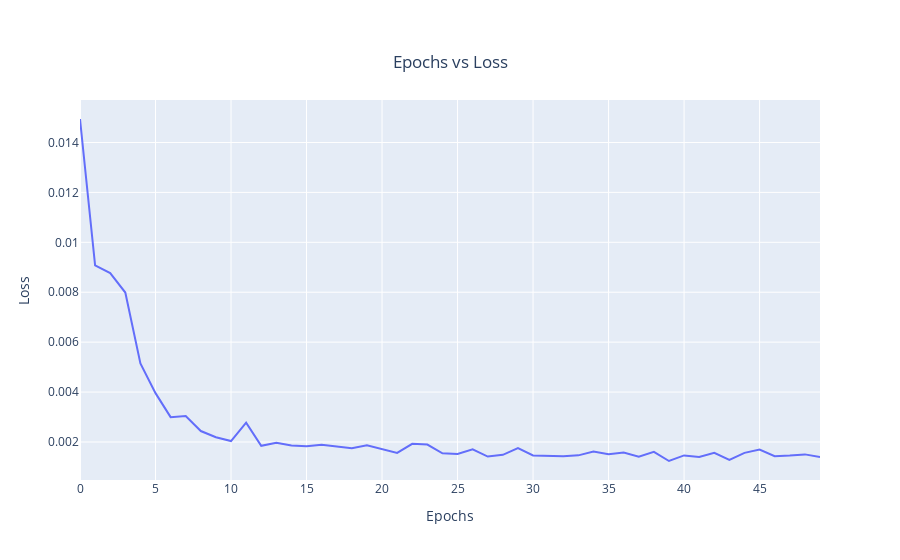

The notebook cell this image was saved under:
### Code cell
loss_per_epoch = model.history.history['loss']


trace0 = go.Line(x=list(range(len(loss_per_epoch))), y=loss_per_epoch, name='Loss');
layout = dict(title={'text': "Epochs vs Loss\n",'y':0.9,'x':0.5,'xanchor': 'center','yanchor': 'top'},
              xaxis = dict(title = 'Epochs'),
              yaxis = dict(title = 'Loss')
            );
data = [trace0]

fig = go.Figure(data = data, layout = layout);
fig.update_layout(legend=dict(
    orientation="h",
    yanchor="bottom",
    y=1.02,
    xanchor="right",
    x=1
));
fig.show();

### Figure 1 — Plotly figure (JSON) as saved in the notebook; plotly's stock layout.template omitted (floating-point values rounded to 4 significant figures)
{"data": [{"name": "Loss", "type": "scatter", "x": [0, 1, 2, 3, 4, 5, 6, 7, 8, 9, 10, 11, 12, 13, 14, 15, 16, 17, 18, 19, 20, 21, 22, 23, 24, 25, 26, 27, 28, 29, 30, 31, 32, 33, 34, 35, 36, 37, 38, 39, 40, 41, 42, 43, 44, 45, 46, 47, 48, 49], "y": [0.01494, 0.009079, 0.008765, 0.007987, 0.00515, 0.003957, 0.002995, 0.003036, 0.002438, 0.002189, 0.002038, 0.002774, 0.001846, 0.001973, 0.001857, 0.001828, 0.001893, 0.001822, 0.001747, 0.001866, 0.001702, 0.001562, 0.001927, 0.001897, 0.001547, 0.001522, 0.001704, 0.001415, 0.001485, 0.001755, 0.001459, 0.001453, 0.001423, 0.001464, 0.001613, 0.001508, 0.001575, 0.001412, 0.001604, 0.001238, 0.001461, 0.001395, 0.001568, 0.001279, 0.001563, 0.001698, 0.001432, 0.001459, 0.001502, 0.001392]}], "layout": {"legend": {"orientation": "h", "x": 1, "xanchor": "right", "y": 1.02, "yanchor": "bottom"}, "title": {"text": "Epochs vs Loss\n", "x": 0.5, "xanchor": "center", "y": 0.9, "yanchor": "top"}, "xaxis": {"title": {"text": "Epochs"}}, "yaxis": {"title": {"text": "Loss"}}}}
